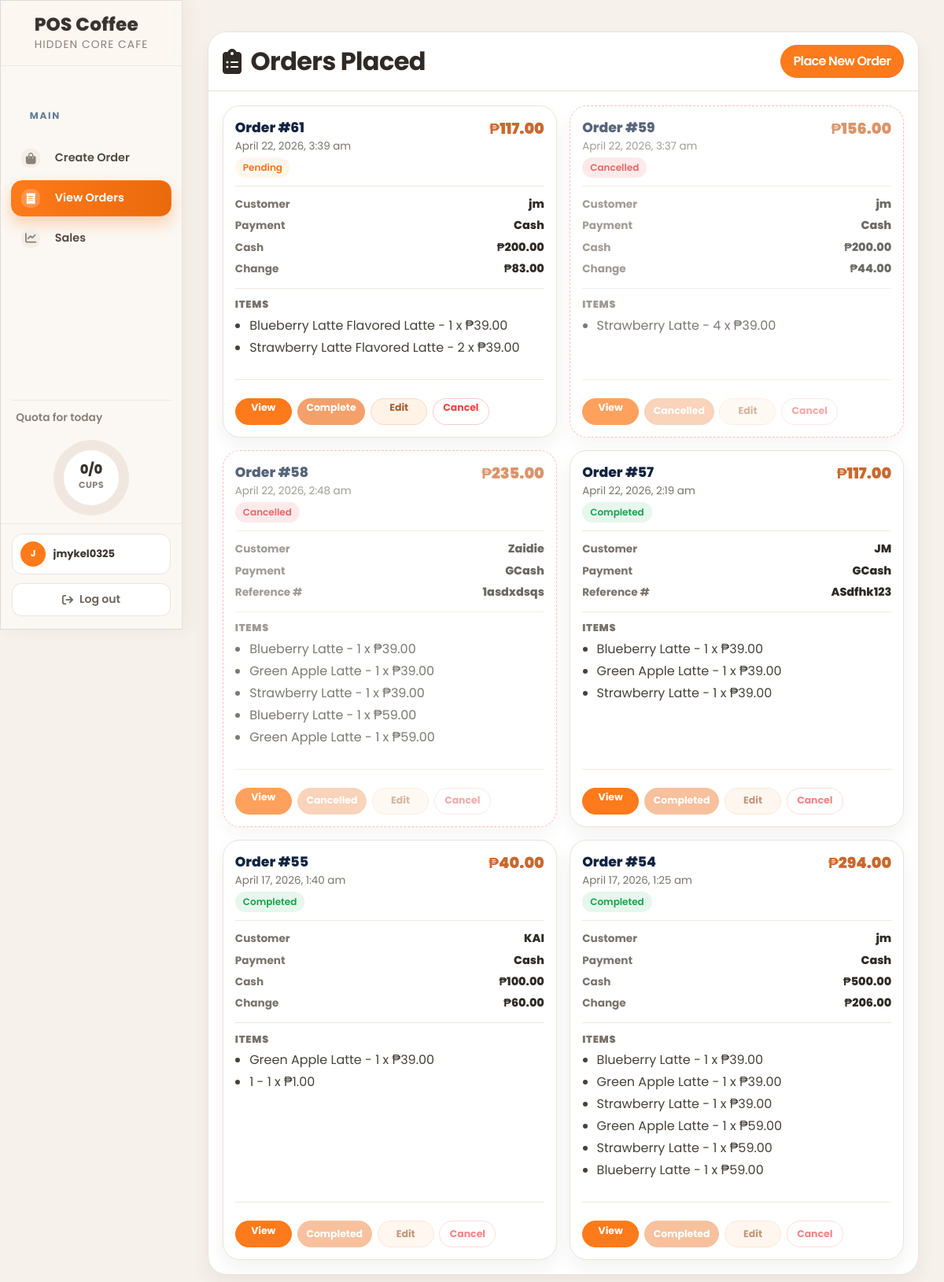
/admin/assets/orders.php (signed in), run on the app's committed database.
### tables this page shows
CREATE TABLE `orders` (
  `id` int(11) NOT NULL,
  `customer_name` varchar(255) NOT NULL,
  `payment_mode` enum('Cash','GCash') NOT NULL,
  `order_status` varchar(20) NOT NULL DEFAULT 'pending',
  `discount_type` varchar(20) DEFAULT NULL,
  `discount_rate` decimal(5,2) DEFAULT 0.00,
  `discount_amount` decimal(10,2) DEFAULT 0.00,
  `final_total` decimal(10,2) DEFAULT 0.00,
  `gcash_reference` varchar(100) DEFAULT NULL,
  `total` decimal(10,2) NOT NULL,
  `cash_received` decimal(10,2) DEFAULT 0.00,
  `change_due` decimal(10,2) DEFAULT 0.00,
  `created_at` datetime NOT NULL DEFAULT current_timestamp()
);

CREATE TABLE `order_items` (
  `id` int(11) NOT NULL,
  `order_id` int(11) NOT NULL,
  `product_name` varchar(100) NOT NULL,
  `category` varchar(100) NOT NULL,
  `size` varchar(20) NOT NULL DEFAULT '12oz',
  `quantity` int(11) NOT NULL,
  `price` decimal(10,2) NOT NULL
);

### admin/assets/orders.php (the view, shortened to what this page needs)
<?php
include('includes/header.php');
include('../../config/dbcon.php');
$isStaff = (($_SESSION['loggedInUser']['role'] ?? '') === 'staff');
?>
<div class="container-fluid px-4 hc-admin-page hc-orders-page hc-orders-ref">
    <div class="card mt-4 shadow-sm">
        <div class="card-header">
            <h4 class="mb-0">
                <i class="fas fa-clipboard-list"></i> Orders Placed
                <a href="orders-create.php" class="btn btn-primary float-end"> Place New Order </a>
            </h4>
        </div>
        <div class="card-body">
            <?php
            $orders_query = "SELECT * FROM orders ORDER BY id DESC";
            $orders_result = mysqli_query($conn, $orders_query);
            $orders = mysqli_fetch_all($orders_result, MYSQLI_ASSOC);
            ?>
            <div class="hc-orders-grid">
                <?php if (!empty($orders)): ?>
                    <?php foreach ($orders as $order): ?>
                        <?php
                            $status = strtolower((string)($order['order_status'] ?? 'pending'));
                            $isCompleted = ($status === 'completed');
                            $isCancelled = ($status === 'cancelled');
                        ?>
                        <div class="hc-order-col">
                            <div class="order-card <?= $isCancelled ? 'cancelled status-cancelled' : ($isCompleted ? 'status-completed' : 'status-pending') ?>">
                                <div class="order-info">
                                    <div class="hc-order-head">
                                        <div>
                                            <div class="order-title">Order #<?= $order['id'] ?></div>
                                            <div class="hc-order-sub text-muted"><?= date('F j, Y, g:i a', strtotime($order['created_at'])) ?></div>
                                            <div class="mt-1">
                                                <?php if ($isCancelled): ?>
                                                    <span class="status-badge status-cancelled">Cancelled</span>
                                                <?php else: ?>
                                                    <span class="status-badge <?= $isCompleted ? 'status-completed' : 'status-pending' ?>">
                                                        <?= $isCompleted ? 'Completed' : 'Pending' ?>
                                                    </span>
                                                <?php endif; ?>
                                            </div>
                                        </div>
                                        <div class="hc-order-total">&#8369;<?= number_format($order['total'], 2) ?></div>
                                    </div>
                                    <div class="hc-order-meta">
                                        <div class="hc-order-meta-row">
                                            <span class="hc-order-meta-label">Customer</span>
                                            <span class="hc-order-meta-value"><?= htmlspecialchars($order['customer_name']) ?></span>
                                        </div>
                                        <div class="hc-order-meta-row">
                                            <span class="hc-order-meta-label">Payment</span>
                                            <span class="hc-order-meta-value"><?= ucfirst($order['payment_mode']) ?></span>
                                        </div>
                                        <?php if ($order['payment_mode'] === 'GCash' && isset($order['gcash_reference']) && trim((string)$order['gcash_reference']) !== ''): ?>
                                            <div class="hc-order-meta-row">
                                                <span class="hc-order-meta-label">Reference #</span>
                                                <span class="hc-order-meta-value"><?= htmlspecialchars($order['gcash_reference']) ?></span>
                                            </div>
                                        <?php endif; ?>
                                        <?php if ($order['payment_mode'] === 'Cash'): ?>
                                            <div class="hc-order-meta-row">
                                                <span class="hc-order-meta-label">Cash</span>
                                                <span class="hc-order-meta-value">&#8369;<?= number_format((float)($order['cash_received'] ?? 0), 2) ?></span>
                                            </div>
                                            <div class="hc-order-meta-row">
                                                <span class="hc-order-meta-label">Change</span>
                                                <span class="hc-order-meta-value">&#8369;<?= number_format((float)($order['change_due'] ?? 0), 2) ?></span>
                                            </div>
                                        <?php endif; ?>
                                    </div>
                                    <div class="hc-order-items">
                                        <div class="hc-order-items-title">Items</div>
                                        <ul class="hc-order-items-list">
                                            <?php
                                            $order_id = (int)$order['id'];
                                            $order_items_query = "SELECT * FROM order_items WHERE order_id = $order_id";
                                            $order_items_result = mysqli_query($conn, $order_items_query);
                                            $order_items = mysqli_fetch_all($order_items_result, MYSQLI_ASSOC);
                                            if (!empty($order_items)):
                                                foreach ($order_items as $item):
                                            ?>
                                                <li>
                                                    <?= htmlspecialchars($item['product_name']) ?>
                                                    <?= htmlspecialchars($item['category']) ?> -
                                                    <?= (int)$item['quantity'] ?> x &#8369;<?= number_format((float)$item['price'], 2) ?>
                                                </li>
                                            <?php
                                                endforeach;
                                            else:
                                            ?>
                                                <li>No items found for this order.</li>
                                            <?php endif; ?>
                                        </ul>
                                    </div>
                                    <div class="hc-order-footer">
                                        <div class="hc-order-actions">
                                            <a href="orders-view.php?id=<?= $order['id'] ?>" class="btn btn-action btn-sm">View</a>
                                            <?php if ($isStaff): ?>
                                                <?php if ($isCompleted || $isCancelled): ?>
                                                    <button type="button" class="btn btn-success btn-sm" disabled><?= $isCancelled ? 'Cancelled' : 'Completed' ?></button>
                                                    <button type="button" class="btn btn-warning btn-sm" disabled title="This order cannot be edited">Edit</button>
                                                    <button type="button" class="btn btn-cancel btn-sm" disabled title="This order cannot be cancelled">Cancel</button>
                                                <?php else: ?>
                                                    <a href="orders-complete.php?id=<?= $order['id'] ?>"
                                                       class="btn btn-success btn-sm"
                                                       onclick="return confirm('Mark this order as completed? This action will lock editing.')">
                                                        Complete
                                                    </a>
                                                    <a href="orders-edit.php?id=<?= $order['id'] ?>" class="btn btn-warning btn-sm">Edit</a>
                                                    <a href="orders-cancel.php?id=<?= $order['id'] ?>"
                                                       class="btn btn-cancel btn-sm"
                                                       onclick="return cancelOrder(<?= (int)$order['id'] ?>);">
                                                        Cancel
                                                    </a>
                                                <?php endif; ?>
                                            <?php endif; ?>
                                        </div>
                                    </div>
                                </div>
                            </div>
                        </div>
                    <?php endforeach; ?>
                <?php else: ?>
                    <div class="alert alert-warning mt-3">No Orders Found</div>
                <?php endif; ?>
            </div>
        </div>
    </div>
</div>
<?php include('includes/footer.php'); ?>

### admin/assets/css/custom.css (style rules this page uses)
:root { --hc-primary: #000000; --hc-secondary: #1A1A1A; --hc-bg: #FFFFFF; --hc-card: #F5F5F5; --hc-border: #E0E0E0; --hc-subtext: #555555; }
body { background-color: var(--hc-bg) !important; color: var(--hc-primary) !important; }
h1, h2, h3, h4, h5, h6, .h1, .h2, .h3, .h4, .h5, .h6 { color: var(--hc-primary) !important; }
.text-muted { color: var(--hc-subtext) !important; }
.card { background-color: var(--hc-card) !important; border: 1px solid var(--hc-border) !important; }
.card-header { background-color: var(--hc-bg) !important; border-bottom: 1px solid var(--hc-border) !important; color: var(--hc-primary) !important; }
.btn-primary, .btn.btn-primary { background-color: var(--hc-primary) !important; border-color: var(--hc-primary) !important; color: #FFFFFF !important; }
.product-card, .order-card, .report-card, .dashboard-card { background-color: var(--hc-card) !important; border-color: var(--hc-border) !important; }
.product-name, .order-title, .report-title, .dashboard-title, .report-value, .dashboard-value { color: var(--hc-primary) !important; }
.btn-success, .btn-danger { background-color: var(--hc-primary) !important; border-color: var(--hc-primary) !important; color: #FFFFFF !important; }

### admin/assets/orders.php (style rules this page uses)
.hc-orders-page.hc-orders-ref { max-width: 1520px; margin: 0 auto; }
.hc-orders-ref .card { border-radius: 24px !important; overflow: hidden; }
.hc-orders-ref .card-header h4 { font-size: 2rem; font-weight: 900; letter-spacing: -.02em; }
.hc-orders-ref .card-header .btn { min-height: 42px; padding: .5rem 1rem !important; }
.hc-orders-ref .hc-orders-grid { display: grid; grid-template-columns: repeat(3, minmax(0, 1fr)); gap: 1rem; }
.hc-orders-ref .hc-order-col { min-width: 0; }
.hc-orders-ref .order-card { height: 100%; border-radius: 22px !important; border: 1px solid #e9e3dc !important; box-shadow: 0 10px 22px rgba(47, 42, 37, .06) !important; }
.hc-orders-ref .order-info { height: 100%; display: flex; flex-direction: column; padding: .95rem !important; gap: .75rem; }
.hc-orders-ref .hc-order-head { margin-bottom: 0; padding-bottom: .65rem; border-bottom: 1px solid #eee7df; }
.hc-orders-ref .order-title { font-size: 1.08rem; font-weight: 800; color: #2f2a25; }
.hc-orders-ref .hc-order-sub { font-size: .84rem; color: #7a726b !important; }
.hc-orders-ref .hc-order-total { color: #c9682e !important; font-size: 1.2rem !important; font-weight: 900; }
.hc-orders-ref .hc-order-meta { gap: .35rem; padding: 0; }
.hc-orders-ref .hc-order-meta-row { align-items: baseline; }
.hc-orders-ref .hc-order-meta-label { color: #7a726b !important; font-weight: 700; }
.hc-orders-ref .hc-order-meta-value { color: #2f2a25 !important; font-weight: 800; }
.hc-orders-ref .hc-order-items { border-top: 1px solid #eee7df; margin-top: .1rem; padding-top: .65rem; }
.hc-orders-ref .hc-order-items-title { margin-bottom: .35rem; color: #7a726b; }
.hc-orders-ref .hc-order-items-list { margin: 0; padding-left: 1.15rem; }
.hc-orders-ref .hc-order-items-list li { margin-bottom: .25rem; color: #48413a; }
.hc-orders-ref .hc-order-footer { margin-top: auto; padding-top: .65rem; border-top: 1px solid #eee7df; }
.hc-orders-ref .hc-order-actions { display: flex !important; flex-wrap: wrap !important; align-items: center; gap: .42rem !important; }
.hc-orders-ref .hc-order-actions .btn { min-height: 34px !important; padding: .3rem .68rem !important; font-size: .78rem !important; font-weight: 700 !important; border-radius: 999px !important; white-space: nowrap !important; flex: 0 1 auto; }
.hc-orders-ref .hc-order-actions .btn-success { background: #f4a06b !important; border-color: #f4a06b !important; color: #fff !important; }
.hc-orders-ref .hc-order-actions .btn-warning { background: #fff3e8 !important; border: 1px solid #ffd8bf !important; color: #a85f31 !important; }
.hc-orders-ref .hc-order-actions .btn-cancel { background: #fff !important; color: #ef4444 !important; border: 1px solid #fecaca !important; }
.hc-orders-ref .order-card.cancelled { opacity: 0.7; border: 1px dashed #fca5a5 !important; }
@media (max-width: 1399px) { .hc-orders-ref .hc-orders-grid { grid-template-columns: repeat(2, minmax(0, 1fr)); } }

### data on the page
orders: id "61", created_at "April 22, 2026, 3:39 am", order_status "Pending", total "117.00", customer_name "jm", payment_mode "Cash", cash_received "200.00", change_due "83.00"
order_items: product_name "Blueberry Latte", category "Flavored Latte", quantity "1", price "39.00"
order_items: product_name "Strawberry Latte", category "Flavored Latte", quantity "2", price "39.00"
orders: id "59", created_at "April 22, 2026, 3:37 am", order_status "Cancelled", total "156.00", customer_name "jm", payment_mode "Cash", cash_received "200.00", change_due "44.00"
order_items: product_name "Strawberry Latte", quantity "4", price "39.00"
orders: id "58", created_at "April 22, 2026, 2:48 am", order_status "Cancelled", total "235.00", customer_name "Zaidie", payment_mode "GCash", gcash_reference "1asdxdsqs"
order_items: product_name "Blueberry Latte", quantity "1", price "39.00"
order_items: product_name "Green Apple Latte", quantity "1", price "39.00"
order_items: product_name "Strawberry Latte", quantity "1", price "39.00"
order_items: product_name "Blueberry Latte", quantity "1", price "59.00"
order_items: product_name "Green Apple Latte", quantity "1", price "59.00"
orders: id "57", created_at "April 22, 2026, 2:19 am", order_status "Completed", total "117.00", customer_name "JM", payment_mode "GCash", gcash_reference "ASdfhk123"
order_items: product_name "Blueberry Latte", quantity "1", price "39.00"
order_items: product_name "Green Apple Latte", quantity "1", price "39.00"
order_items: product_name "Strawberry Latte", quantity "1", price "39.00"
orders: id "55", created_at "April 17, 2026, 1:40 am", order_status "Completed", total "40.00", customer_name "KAI", payment_mode "Cash", cash_received "100.00", change_due "60.00"
order_items: product_name "Green Apple Latte", quantity "1", price "39.00"
order_items: product_name "1", quantity "1", price "1.00"
orders: id "54", created_at "April 17, 2026, 1:25 am", order_status "Completed", total "294.00", customer_name "jm", payment_mode "Cash", cash_received "500.00", change_due "206.00"
order_items: product_name "Blueberry Latte", quantity "1", price "39.00"
order_items: product_name "Green Apple Latte", quantity "1", price "39.00"
order_items: product_name "Strawberry Latte", quantity "1", price "39.00"
order_items: product_name "Green Apple Latte", quantity "1", price "59.00"
order_items: product_name "Strawberry Latte", quantity "1", price "59.00"
order_items: product_name "Blueberry Latte", quantity "1", price "59.00"

### other printed values
$quotaValueText "0/0"
$initials "J"
$username "jmykel0325"
